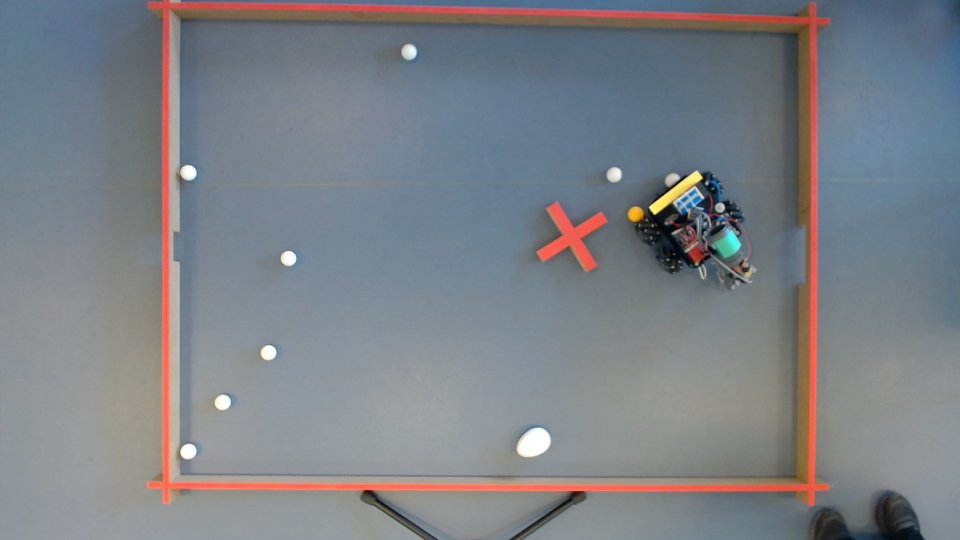
#> input picture ppArena/newcar/WIN_20240610_15_04_20_Pro.jpg, 1920 x 1080 px (shown at 1/2 size)
$ python newb.py
#> lines starting #> are read from the running program, lines starting #| are printed output that depends on the picture; after the words box and inside, x2 and y2 are one past the last pixel; in counts of white or black regions, pixels touching at a corner belong together
### ppArena/utils_balls.py
from calendar import c
import math
import os
from re import I
from secrets import randbelow
from tabnanny import verbose
from turtle import up
import cv2
from cv2 import GaussianBlur
import numpy as np
# from config import *
import random
import imutils
from imutils import paths
import argparse
from skimage import exposure
import json
# from utils import *
#from arena import perspectiveTransDyn


# [62 lines left out: function circle_detection, not called in this run]
    # [32 lines of commented-out code are left out]


def save_balls(circles, filename="balls.json"):
    balls = [(int(circle['center'][0]), int(circle['center'][1])) for circle in circles]
    with open(filename, 'w') as file:
        json.dump(balls, file, indent=4)


def saveOrange_balls(balls, filename="orangeballs.json"):
    # balls = [(int(circle['center'][0]), int(circle['center'][1])) for circle in circles]
    with open(filename, 'w') as file:
        json.dump(balls, file, indent=4)

def saveWhite_balls(balls, filename="whiteballs.json"):
    # balls = [(int(circle['center'][0]), int(circle['center'][1])) for circle in circles]
    with open(filename, 'w') as file:
        json.dump(balls, file, indent=4)

def load_balls(filename="balls.json"):
    with open(filename, 'r') as file:
        balls = json.load(file)
    # Convert the list of lists back to a list of tuples
    return [tuple(center) for center in balls]

# [4 lines left out: function print_balls, not called in this run]

def save_Egg(egg, filename="egg.json"):
    with open(filename, 'w') as file:
        json.dump(egg, file, indent=4)


# Function to check if a point is within any detected orange region
# [74 lines left out: functions check_point_in_orange_region, egg_draw, is_ball_in_area, not called in this run]

### ppArena/newb.py
import cv2
import numpy as np
from cv2 import GaussianBlur
from utils import *
from calendar import c
import math
import os
from re import I
from secrets import randbelow
from tabnanny import verbose
from turtle import up
import cv2
from cv2 import GaussianBlur
import numpy as np
# from config import *
import random
import imutils
from imutils import paths
import argparse
from skimage import exposure
import json


# image = getImage()
# image= cv2.imread('newcar/WIN_20240610_15_04_20_Pro.jpg') #miss 1 w NOB

# Function to check if a point is within any detected orange region
def check_point_in_orange_region(contours):
    white_balls = []
    orange_balls = []

    balls = load_balls("balls.json")
    for px, py in balls:
        point_in_orange_region = False
        for contour in contours:
            dist = cv2.pointPolygonTest(contour, (px, py), False)
            if dist >= 0:
                point_in_orange_region = True
                break

        if point_in_orange_region:
            print(f"The point ({px}, {py}) is within an orange region.")
            orange_balls.append((px, py))
        else:
            print(f"The point ({px}, {py}) is not within any orange region.")
            white_balls.append((px, py))

    saveOrange_balls(orange_balls)
    saveWhite_balls(white_balls)

def circle_detection(image):
    gray = cv2.cvtColor(image, cv2.COLOR_BGR2GRAY)
    gray_blurred = cv2.GaussianBlur(gray, (9, 9), 0)
    circles = cv2.HoughCircles(gray_blurred, cv2.HOUGH_GRADIENT, dp=1, minDist=18,
                               param1=50, param2=24, minRadius=12, maxRadius=17)

    stored_circles = []
    if circles is not None:
        circles = np.uint16(np.around(circles))
        for i in circles[0, :]:
            x, y, r = i[0], i[1], i[2]
            cv2.circle(image, (x, y), r, (0, 255, 0), 1)
            cv2.circle(image, (x, y), 2, (0, 0, 0), 2)
            stored_circles.append({'center': (x, y), 'radius': r, 'label': 'Ball'})
            save_balls(stored_circles)

    return image, stored_circles

def find_oranges(image, contours):
    orange_detected = []
    for pic, contour in enumerate(contours):
        area = cv2.contourArea(contour)
        if area > 300:
            x, y, w, h = cv2.boundingRect(contour)
            print(f"(Orange x={x}, y={y}) w={w} h={h} area={area}")
            orange_detected.append(contour)
            cv2.putText(image, "Orange Colour", (x, y),
                        cv2.FONT_HERSHEY_SIMPLEX, 1.0, (0, 165, 255))
    return orange_detected

def match_circles_and_contours(image, circles, contours):
    matched_circles = []
    for circle in circles:
        cx, cy, radius = circle['center'][0], circle['center'][1], circle['radius']
        for contour in contours:
            x, y, w, h = cv2.boundingRect(contour)
            if x <= cx <= x + w and y <= cy <= y + h:
                matched_circles.append(circle)
                cv2.rectangle(image, (x, y), (x + w, y + h), (0, 165, 255), 2)
                cv2.putText(image, "Orange Colour", (x, y),
                            cv2.FONT_HERSHEY_SIMPLEX, 1.0, (0, 165, 255))
                break
    return image, matched_circles

# Load image and contours
# image = cv2.imread('/mnt/data/image.png')
image= cv2.imread('newcar/WIN_20240610_15_04_20_Pro.jpg')
#> image is the input picture: shape (1080, 1920, 3); mean B, G, R 134.3, 128.6, 124.2
gray = cv2.cvtColor(image, cv2.COLOR_BGR2GRAY)
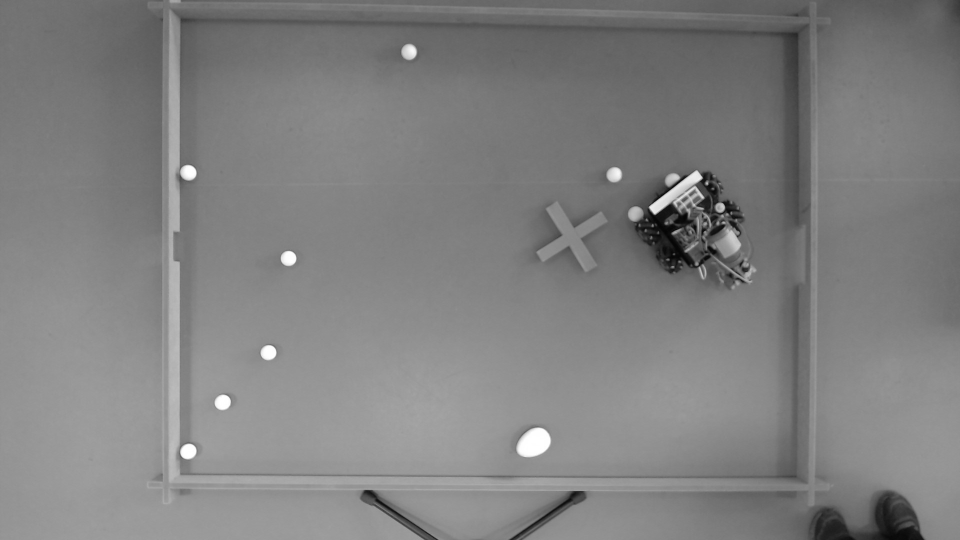
#> gray: shape (1080, 1920) (shown at 1/2 size); min 1, max 255, mean 127.9
_, thresh = cv2.threshold(gray, 127, 255, cv2.THRESH_BINARY)
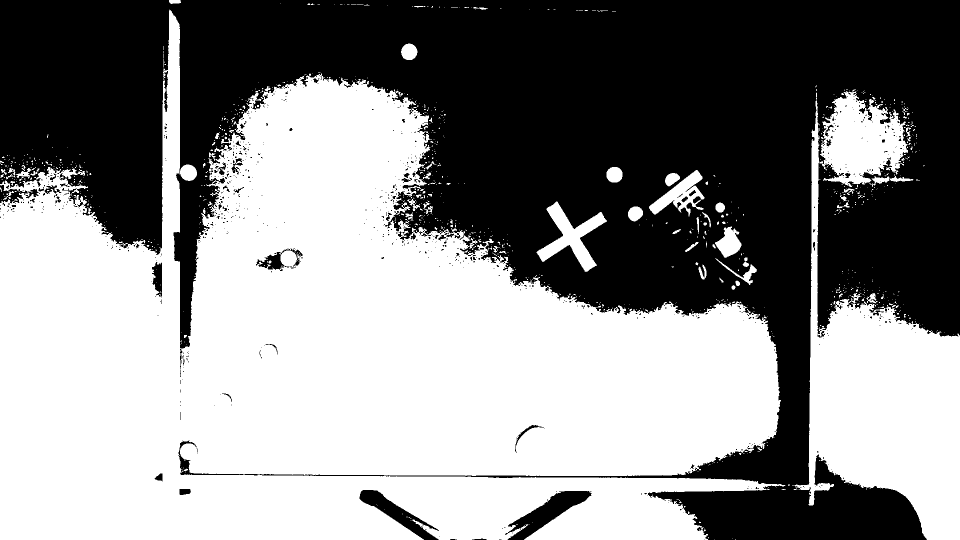
#> thresh: shape (1080, 1920) (shown at 1/2 size); 53.9% white; 834 black regions (765 under 20 px)
contours, _ = cv2.findContours(thresh, cv2.RETR_TREE, cv2.CHAIN_APPROX_SIMPLE)
#> contours = 2018 contours, 1829 with area under 20; largest, box (x1, y1, x2, y2) and area: (0, 19, 1571, 1080) 958572, (1584, 201, 1920, 1080) 113594, (1640, 182, 1816, 374) 20898, (1073, 403, 1214, 544) 6455, (1298, 340, 1409, 433) 4114

orange_detected = find_oranges(image, contours)
#> the loop in find_oranges, `for pic, contour in enumerate(contours):` made 2018 passes
#> (area, x, y, w, h) on passes 253, 329, 412, 431, 594, 607, 638, 655, 892, 985, 1146, 1155: (591, 1431, 516, 83, 54), (1831, 1430, 453, 53, 63), (640.5, 1256, 413, 30, 30), (6455, 1073, 403, 141, 141), (496.5, 1330, 346, 30, 27), (4114, 1298, 340, 111, 93), (773, 1213, 334, 32, 31), (824, 360, 329, 34, 33), (113594.5, 1584, 201, 336, 879), (20898, 1640, 182, 176, 192), (794.5, 802, 87, 33, 33), (958572.5, 0, 19, 1571, 1061)
#| (Orange x=1431, y=516) w=83 h=54 area=591.0
#| (Orange x=1430, y=453) w=53 h=63 area=1831.0
#| (Orange x=1256, y=413) w=30 h=30 area=640.5
#| (Orange x=1073, y=403) w=141 h=141 area=6455.0
#| (Orange x=1330, y=346) w=30 h=27 area=496.5
#| (Orange x=1298, y=340) w=111 h=93 area=4114.0
#| (Orange x=1213, y=334) w=32 h=31 area=773.0
#| (Orange x=360, y=329) w=34 h=33 area=824.0
#> (further printed lines are left out)
#> after the loop in find_oranges, `for pic, contour in enumerate(contours):`:
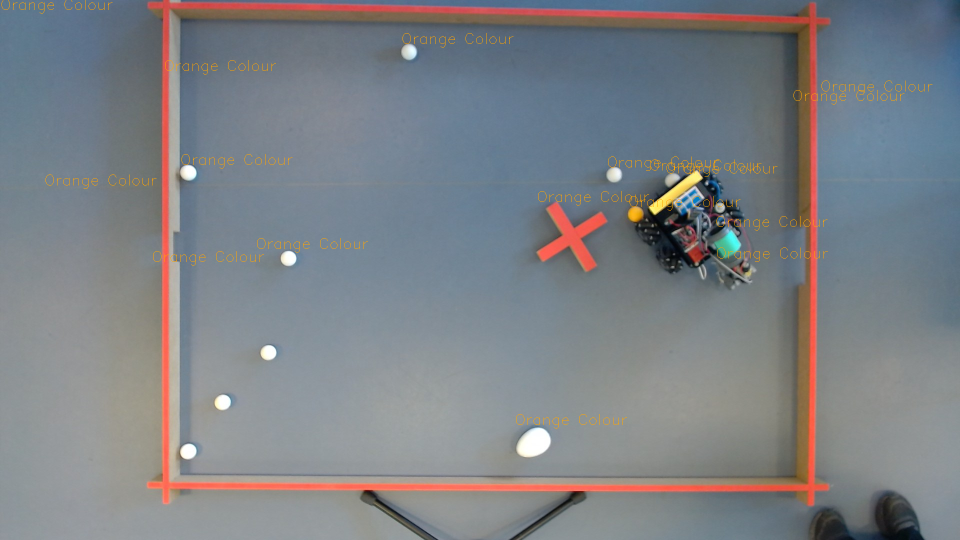
#> image: shape (1080, 1920, 3) (shown at 1/2 size); 0.38% of pixels changed, all inside (x1, y1, x2, y2) = (3, 0, 1865, 857)
#> after the loop in find_oranges, `for pic, contour in enumerate(contours):`: orange_detected = 17 contours; largest, box (x1, y1, x2, y2) and area: (0, 19, 1571, 1080) 958572, (1584, 201, 1920, 1080) 113594, (1640, 182, 1816, 374) 20898, (1073, 403, 1214, 544) 6455, (1298, 340, 1409, 433) 4114
image, stored_circles = circle_detection(image)
#> in circle_detection, `circles = cv2.HoughCircles(gray_blurred, cv2.HOUGH_GRADIENT, dp=1, min..`: circles = [[376.5, 345.5, 15.2], [444.5, 804.5, 15.2], [818.5, 103.5, 15.2], [577.5, 516.5, 15.1], [376.5, 901.5, 15.2], [537.5, 704.5, 14.1], [1228.5, 349.5, 14.4], [1269.5, 427.5, 14.1]]
#> in circle_detection, `circles = np.uint16(np.around(circles))`: circles = [[376, 346, 15], [444, 804, 15], [818, 104, 15], [578, 516, 15], [376, 902, 15], [538, 704, 14], [1228, 350, 14], [1270, 428, 14]]
#> the loop in circle_detection, `for i in circles[0, :]:` made 8 passes
#> (x, y, r, balls in save_balls) on passes 2 to 5: (444, 804, 15, [(376, 346), (444, 804)]), (818, 104, 15, [(376, 346), (444, 804), (818, 104)]), (578, 516, 15, [(376, 346), (444, 804), (818, 104), (578, 516)]), (376, 902, 15, [(376, 346), (444, 804), (818, 104), (578, 516), (376, 902)])
#> after the loop in circle_detection, `for i in circles[0, :]:`:
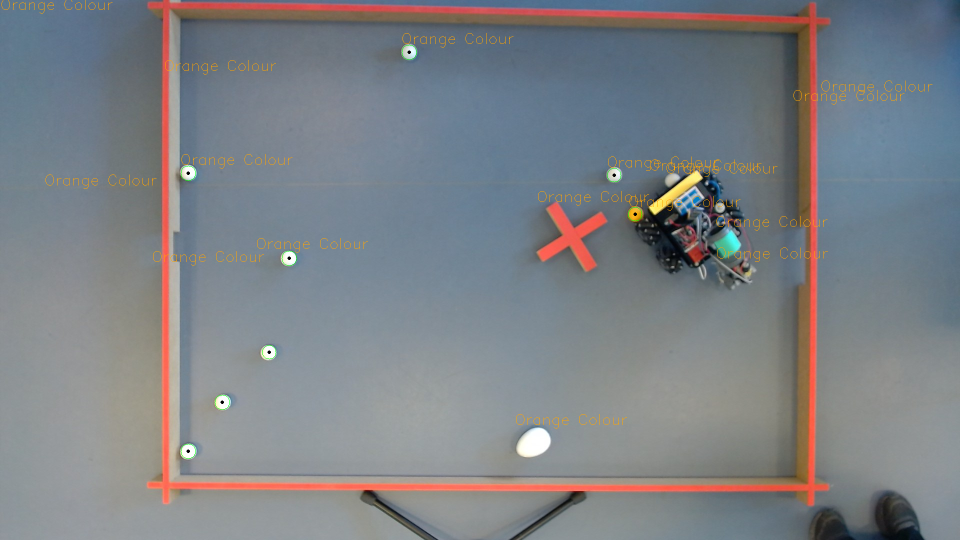
#> image: shape (1080, 1920, 3) (shown at 1/2 size); 0.05% of pixels changed, all inside (x1, y1, x2, y2) = (361, 89, 1285, 918)
#> after the loop in circle_detection, `for i in circles[0, :]:`: stored_circles = 8 items
#> stored_circles = 8 items
image, matched_circles = match_circles_and_contours(image, stored_circles, orange_detected)
#> the loop in match_circles_and_contours, `for circle in circles:` made 8 passes
#> after the loop in match_circles_and_contours, `for circle in circles:`:
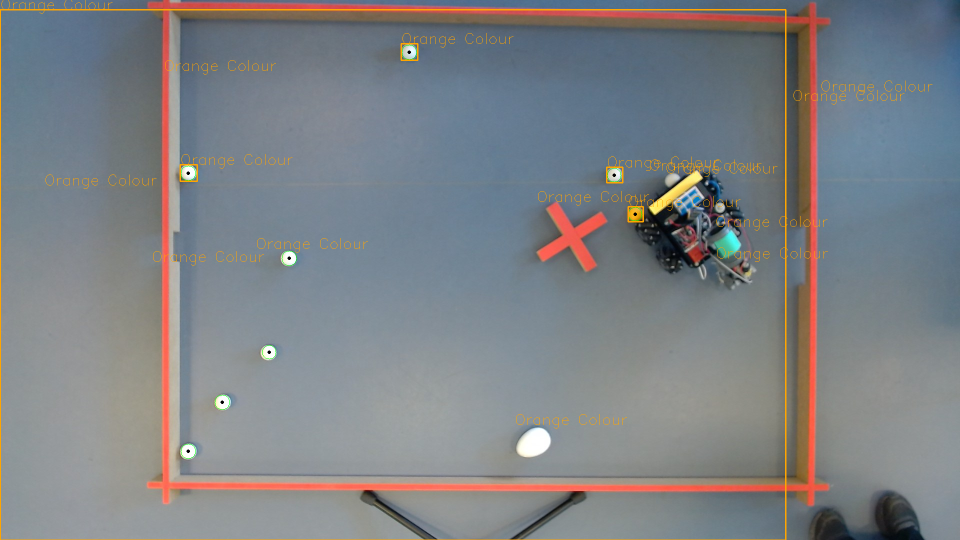
#> image: shape (1080, 1920, 3) (shown at 1/2 size); 0.63% of pixels changed, all inside (x1, y1, x2, y2) = (0, 18, 1573, 1080)
#> matched_circles = 8 items
check_point_in_orange_region(orange_detected)
#> after the loop in check_point_in_orange_region, `for px, py in balls:`: orange_balls = [(376, 346), (444, 804), (818, 104), (578, 516), (376, 902), (538, 704), (1228, 350), (1270, 428)]; white_balls = []

cv2.imshow('Detected Oranges and Circles', image)
cv2.waitKey(0)
cv2.destroyAllWindows()
